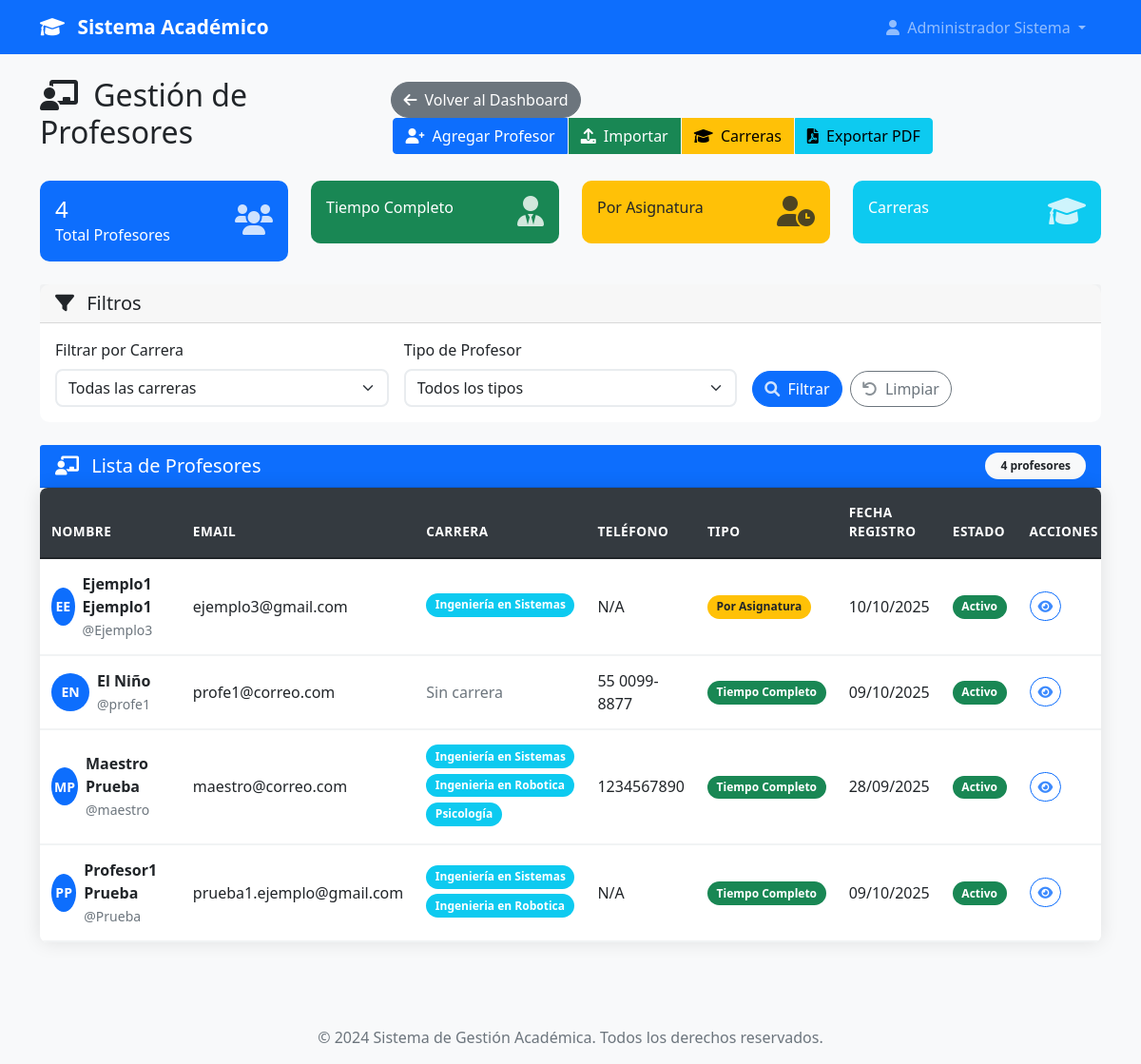
/admin/profesores (signed in), run on an earlier commit of the app's database.
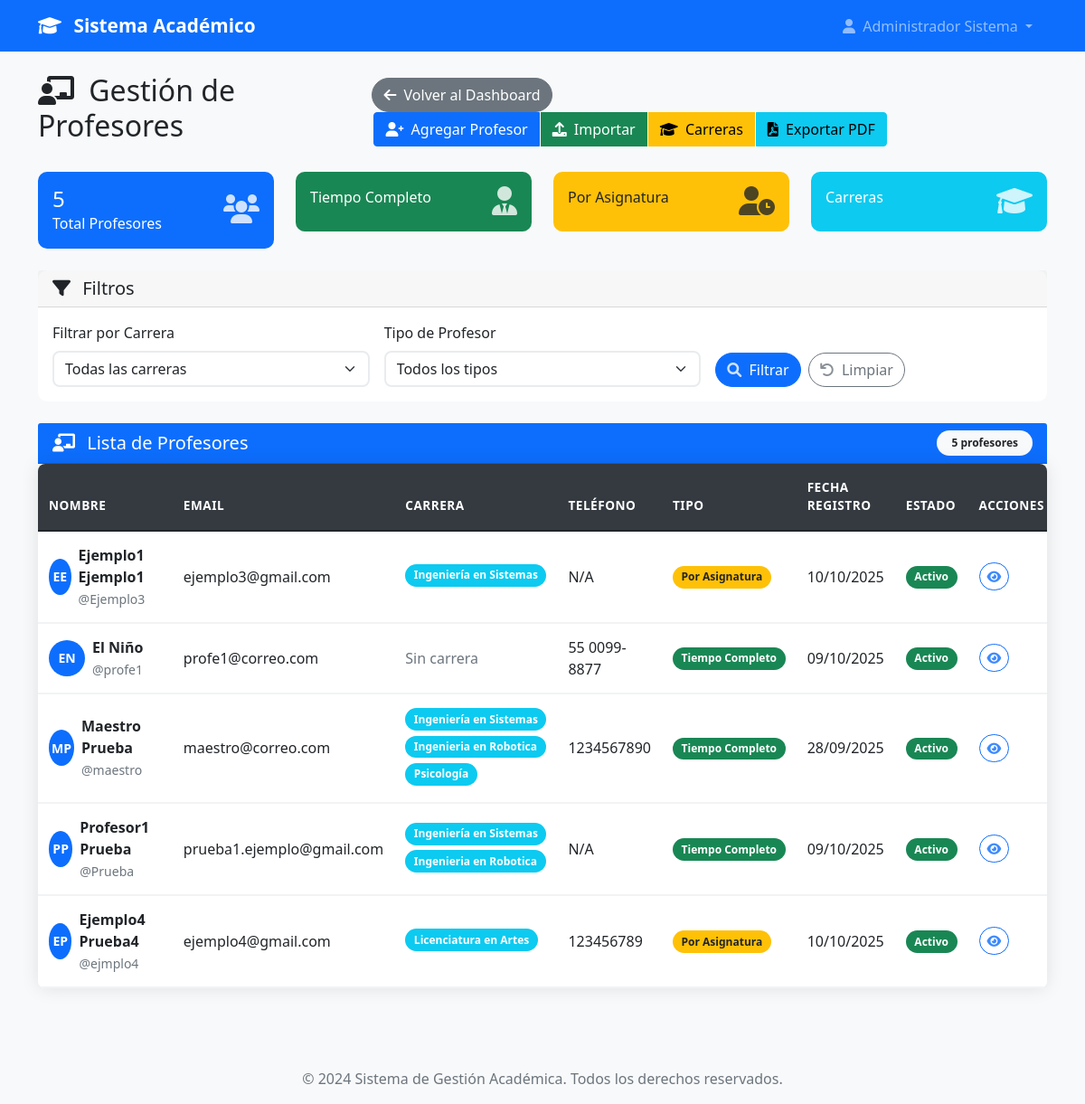
And on a later commit of the database.
### models.py (models this page shows, shortened)
class User(UserMixin, db.Model):
    id = db.Column(db.Integer, primary_key=True)
    username = db.Column(db.String(80), unique=True, nullable=False)
    email = db.Column(db.String(120), unique=True, nullable=False)
    password_hash = db.Column(db.String(120), nullable=False)
    nombre = db.Column(db.String(100), nullable=False)
    apellido = db.Column(db.String(100), nullable=False)
    telefono = db.Column(db.String(20))
    imagen_perfil = db.Column(db.String(200))  # Ruta de la imagen de perfil
    rol = db.Column(db.String(20), nullable=False)
    tipo_profesor = db.Column(db.String(20))
    carreras = db.relationship('Carrera', secondary=user_carreras, backref=db.backref('usuarios', lazy=True))
    materias = db.relationship('Materia', secondary='profesor_materias', backref=db.backref('profesores', lazy=True))
    carrera_id = db.Column(db.Integer, db.ForeignKey('carrera.id'))
    carrera = db.relationship('Carrera', foreign_keys=[carrera_id], backref=db.backref('jefe_carrera', uselist=False))
    fecha_registro = db.Column(db.DateTime, default=datetime.utcnow)
    activo = db.Column(db.Boolean, default=True)
    def get_nombre_completo(self):
        return f"{self.nombre} {self.apellido}"
    def is_admin(self):
        return self.rol == 'admin'
    def is_profesor(self):
        return self.rol in ['profesor_completo', 'profesor_asignatura']
    def is_profesor_completo(self):
        return self.rol == 'profesor_completo'
    def get_rol_display(self):
        roles = {
            'admin': 'Administrador',
            'jefe_carrera': 'Jefe de Carrera',
            'profesor_completo': 'Profesor de Tiempo Completo',
            'profesor_asignatura': 'Profesor por Asignatura'
        }
        return roles.get(self.rol, self.rol)

class Carrera(db.Model):
    id = db.Column(db.Integer, primary_key=True)
    nombre = db.Column(db.String(150), nullable=False, unique=True)
    codigo = db.Column(db.String(10), nullable=False, unique=True)  # Ej: "ING-SIS", "MED", etc.
    descripcion = db.Column(db.Text)
    facultad = db.Column(db.String(100))
    activa = db.Column(db.Boolean, default=True)
    fecha_creacion = db.Column(db.DateTime, default=datetime.utcnow)
    creada_por = db.Column(db.Integer, db.ForeignKey('user.id'), nullable=False)
    creador = db.relationship('User', foreign_keys=[creada_por], backref=db.backref('carreras_creadas', lazy=True))

### app.py (the view, shortened to what this page needs)
@app.route('/admin/profesores')
@login_required
def gestionar_profesores():
    if not current_user.is_admin():
        flash('No tienes permisos para acceder a esta página.', 'error')
        return redirect(url_for('dashboard'))
    carrera_id = request.args.get('carrera_id', type=int)
    tipo_profesor = request.args.get('tipo_profesor')
    busqueda = request.args.get('busqueda', '').strip()
    query = User.query.filter(
        User.rol.in_(['profesor_completo', 'profesor_asignatura']),
        User.activo == True
    )
    if carrera_id:
        query = query.filter(User.carrera_id == carrera_id)
    if tipo_profesor:
        query = query.filter(User.rol == tipo_profesor)
    profesores = query.order_by(User.apellido, User.nombre).all()
    carreras = Carrera.query.filter_by(activa=True).order_by(Carrera.nombre).all()
    filtrar_form = FiltrarProfesoresForm()
    filtrar_form.carrera.choices = [(0, 'Todas las carreras')] + [(c.id, c.nombre) for c in carreras]
    exportar_form = ExportarProfesoresForm()
    return render_template('admin/profesores.html',
                         profesores=profesores,
                         carreras=carreras,
                         filtrar_form=filtrar_form,
                         exportar_form=exportar_form,
                         filtros_activos={
                             'carrera': carrera_id,
                             'tipo_profesor': tipo_profesor,
                             'busqueda': busqueda
                         })

### templates/admin/profesores.html (shortened to what this page needs)
{% extends "base.html" %}
{% block content %}
<div class="row">
    <div class="col-12">
        <div class="d-flex justify-content-between align-items-center mb-4">
            <h2>
                <i class="fas fa-chalkboard-teacher me-2"></i>
                Gestión de Profesores
            </h2>
            <div>
                <a href="{{ url_for('dashboard') }}" class="btn btn-secondary me-2">
                    <i class="fas fa-arrow-left me-1"></i>
                    Volver al Dashboard
                </a>
                <div class="btn-group" role="group">
                    <a href="{{ url_for('agregar_profesor') }}" class="btn btn-primary">
                        <i class="fas fa-user-plus me-1"></i>
                        Agregar Profesor
                    </a>
                    <a href="{{ url_for('importar_profesores') }}" class="btn btn-success">
                        <i class="fas fa-upload me-1"></i>
                        Importar
                    </a>
                    <a href="{{ url_for('gestionar_carreras') }}" class="btn btn-warning">
                        <i class="fas fa-graduation-cap me-1"></i>
                        Carreras
                    </a>
                    <button type="button" class="btn btn-info" data-bs-toggle="modal" data-bs-target="#exportModal">
                        <i class="fas fa-file-pdf me-1"></i>
                        Exportar PDF
                    </button>
                </div>
            </div>
        </div>
    </div>
</div>
<div class="row mb-4">
    <div class="col-md-3">
        <div class="card bg-primary text-white">
            <div class="card-body">
                <div class="d-flex justify-content-between">
                    <div>
                        <h4 class="mb-0">{{ total_profesores }}</h4>
                        <p class="mb-0">Total Profesores</p>
                    </div>
                    <div class="align-self-center">
                        <i class="fas fa-users fa-2x"></i>
                    </div>
                </div>
            </div>
        </div>
    </div>
    <div class="col-md-3">
        <div class="card bg-success text-white">
            <div class="card-body">
                <div class="d-flex justify-content-between">
                    <div>
                        <p class="mb-0">Tiempo Completo</p>
                    </div>
                    <div class="align-self-center">
                        <i class="fas fa-user-tie fa-2x"></i>
                    </div>
                </div>
            </div>
        </div>
    </div>
    <div class="col-md-3">
        <div class="card bg-warning text-dark">
            <div class="card-body">
                <div class="d-flex justify-content-between">
                    <div>
                        <p class="mb-0">Por Asignatura</p>
                    </div>
                    <div class="align-self-center">
                        <i class="fas fa-user-clock fa-2x"></i>
                    </div>
                </div>
            </div>
        </div>
    </div>
    <div class="col-md-3">
        <div class="card bg-info text-white">
            <div class="card-body">
                <div class="d-flex justify-content-between">
                    <div>
                        <p class="mb-0">Carreras</p>
                    </div>
                    <div class="align-self-center">
                        <i class="fas fa-graduation-cap fa-2x"></i>
                    </div>
                </div>
            </div>
        </div>
    </div>
</div>
<div class="row mb-4">
    <div class="col-12">
        <div class="card">
            <div class="card-header">
                <h5 class="mb-0">
                    <i class="fas fa-filter me-2"></i>
                    Filtros
                </h5>
            </div>
            <div class="card-body">
                <form method="GET" class="row g-3">
                    <div class="col-md-4">
                        {{ filtrar_form.carrera.label(class="form-label") }}
                        {{ filtrar_form.carrera(class="form-select") }}
                    </div>
                    <div class="col-md-4">
                        {{ filtrar_form.tipo_profesor.label(class="form-label") }}
                        {{ filtrar_form.tipo_profesor(class="form-select") }}
                    </div>
                    <div class="col-md-4 d-flex align-items-end">
                        <button type="submit" class="btn btn-primary me-2">
                            <i class="fas fa-search me-1"></i>
                            Filtrar
                        </button>
                        <a href="{{ url_for('gestionar_profesores') }}" class="btn btn-outline-secondary">
                            <i class="fas fa-undo me-1"></i>
                            Limpiar
                        </a>
                    </div>
                </form>
            </div>
        </div>
    </div>
</div>
<div class="row">
    <div class="col-12">
        <div class="card">
            <div class="card-header bg-primary text-white">
                <div class="d-flex justify-content-between align-items-center">
                    <h5 class="mb-0">
                        <i class="fas fa-chalkboard-teacher me-2"></i>
                        Lista de Profesores
                    </h5>
                    <span class="badge bg-light text-dark">{{ profesores|length }} profesores</span>
                </div>
            </div>
            <div class="card-body p-0">
                {% if profesores %}
                    <div class="table-responsive">
                        <table class="table table-hover mb-0">
                            <thead class="table-light">
                                <tr>
                                    <th>NOMBRE</th>
                                    <th>EMAIL</th>
                                    <th>CARRERA</th>
                                    <th>TELÉFONO</th>
                                    <th>TIPO</th>
                                    <th>FECHA REGISTRO</th>
                                    <th>ESTADO</th>
                                    <th>ACCIONES</th>
                                </tr>
                            </thead>
                            <tbody>
                                {% for profesor in profesores %}
                                <tr class="align-middle" style="cursor: pointer;" data-bs-toggle="collapse" data-bs-target="#detalles{{ profesor.id }}" aria-expanded="false">
                                    <td>
                                        <div class="d-flex align-items-center">
                                            <div class="avatar-circle bg-primary text-white rounded-circle d-flex align-items-center justify-content-center me-2">
                                                {% if profesor.nombre and profesor.apellido %}
                                                    {{ profesor.nombre[0]|upper }}{{ profesor.apellido.split()[0][0]|upper if profesor.apellido.split() else '' }}
                                                {% else %}
                                                    PP
                                                {% endif %}
                                            </div>
                                            <div>
                                                <strong>{{ profesor.get_nombre_completo() }}</strong>
                                                <br>
                                                <small class="text-muted">@{{ profesor.username }}</small>
                                            </div>
                                        </div>
                                    </td>
                                    <td>{{ profesor.email }}</td>
                                    <td>
                                        {% if profesor.is_profesor() %}
                                            {% if profesor.carreras %}
                                                {% for carrera in profesor.carreras %}
                                                    <span class="badge bg-info mb-1">{{ carrera.nombre }}</span>
                                                {% endfor %}
                                            {% else %}
                                                <span class="text-muted">Sin carrera</span>
                                            {% endif %}
                                        {% elif profesor.carrera %}
                                            <span class="badge bg-info">{{ profesor.carrera.nombre }}</span>
                                        {% else %}
                                            <span class="text-muted">Sin carrera</span>
                                        {% endif %}
                                    </td>
                                    <td>{{ profesor.telefono or 'N/A' }}</td>
                                    <td>
                                        {% if profesor.is_profesor_completo() %}
                                            <span class="badge bg-success">Tiempo Completo</span>
                                        {% else %}
                                            <span class="badge bg-warning text-dark">Por Asignatura</span>
                                        {% endif %}
                                    </td>
                                    <td>{{ profesor.fecha_registro.strftime('%d/%m/%Y') }}</td>
                                    <td>
                                        {% if profesor.activo %}
                                            <span class="badge bg-success">Activo</span>
                                        {% else %}
                                            <span class="badge bg-danger">Inactivo</span>
                                        {% endif %}
                                    </td>
                                    <td onclick="event.stopPropagation();">
                                        <button class="btn btn-sm btn-outline-primary"
                                                data-bs-toggle="collapse"
                                                data-bs-target="#detalles{{ profesor.id }}"
                                                title="Ver detalles">
                                            <i class="fas fa-eye"></i>
                                        </button>
                                    </td>
                                </tr>
                                <tr>
                                    <td colspan="8" class="p-0 border-0">
                                    </td>
                                </tr>
                                {% endfor %}
                            </tbody>
                        </table>
                    </div>
                {% endif %}
            </div>
        </div>
    </div>
</div>
{% endblock %}

### templates/base.html (shortened to what this page needs)
<!DOCTYPE html>
<html lang="es">
<head>
    <link href="https://cdn.jsdelivr.net/npm/bootstrap@5.1.3/dist/css/bootstrap.min.css" rel="stylesheet">
    <link rel="stylesheet" href="https://cdnjs.cloudflare.com/ajax/libs/font-awesome/6.0.0/css/all.min.css">
    <link rel="stylesheet" href="{{ url_for('static', filename='css/style.css') }}">
</head>
<body>
    <nav class="navbar navbar-expand-lg navbar-dark bg-primary">
        <div class="container">
            <a class="navbar-brand" href="{{ url_for('index') }}">
                <i class="fas fa-graduation-cap me-2"></i>
                Sistema Académico
            </a>
            <div class="collapse navbar-collapse" id="navbarNav">
                <ul class="navbar-nav ms-auto">
                    {% if current_user.is_authenticated %}
                        <li class="nav-item dropdown">
                            <a class="nav-link dropdown-toggle" href="#" id="navbarDropdown" role="button" data-bs-toggle="dropdown">
                                <i class="fas fa-user me-1"></i>
                                {{ current_user.get_nombre_completo() }}
                            </a>
                        </li>
                    {% endif %}
                </ul>
            </div>
        </div>
    </nav>
    <main class="py-4">
        <div class="container">
            {% block content %}{% endblock %}
        </div>
    </main>
    <footer class="bg-light text-center py-3 mt-5">
        <div class="container">
            <p class="text-muted mb-0">&copy; 2024 Sistema de Gestión Académica. Todos los derechos reservados.</p>
        </div>
    </footer>
</body>
</html>

What changed in the data, as far as the page shows it:
now on this page (row edited): User: nombre "E", apellido "P", get_nombre_completo "Ejemplo4 Prueba4", username "ejmplo4", email "ejemplo4@gmail.com", telefono "123456789", shows "Por Asignatura", fecha_registro "10/10/2025", activo "Activo"
now on this page (row unchanged): Carrera: nombre "Licenciatura en Artes", shown under "E"
Also different on the page:
{{ total_profesores }}: "4" → "5"
{{ profesores|length }}: "4" → "5"
